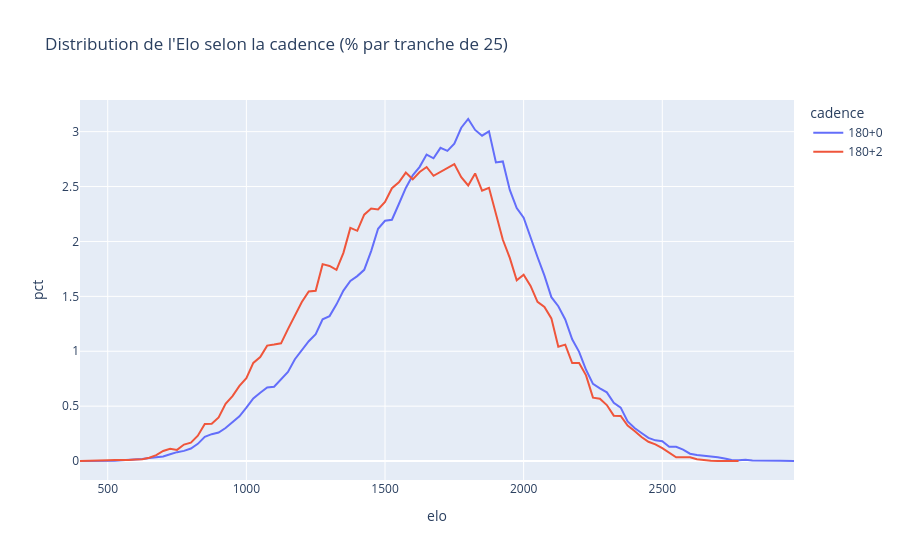

Notebook source saved alongside this figure:
### Code cell
# Histogramme calculé avec Polars (barres de 25 points) : plotly ne reçoit que ~200 points au lieu d'1M
histo = (
    joueurs.group_by("cadence", elo=pl.col("elo") // 25 * 25)
    .agg(n=pl.len())
    .with_columns(pct=pl.col("n") / pl.col("n").sum().over("cadence") * 100)
    .sort("elo")
)
fig = px.line(histo, x="elo", y="pct", color="cadence", title="Distribution de l'Elo selon la cadence (% par tranche de 25)")
fig.show()
